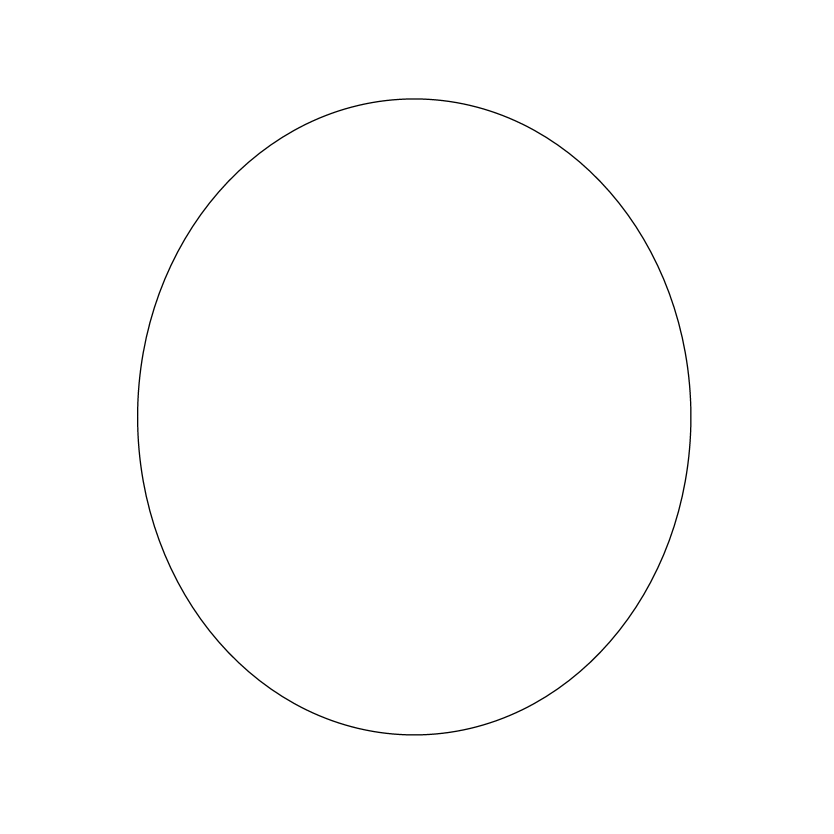
#> input picture controllers/marathon_new/images/map.png, 5000 x 5000 px (shown at 1/6 size)
$ python marafon_found_blobs.py
#> lines starting #> are read from the running program, lines starting #| are printed output that depends on the picture; after the words box and inside, x2 and y2 are one past the last pixel; in counts of white or black regions, pixels touching at a corner belong together; long printed decimals are rounded
import cv2
import numpy as np


class RectangleAnalyzer:
    def __init__(self, image_path, width, height, robot_coords, draw=False):
#> called with image_path = 'images/map.png', width = 100, height = 200, draw = True
        self.width = width
        self.height = height
        self.robot_coords = robot_coords  # [B_x, B_y, angle_degrees]
        self.angle_radians = np.deg2rad(robot_coords[2])
        self.image = cv2.imread(image_path, cv2.IMREAD_GRAYSCALE)
#> self.image: shape (5000, 5000); 99.6% white; 1 black region, box (x1, y1, x2, y2) and area: (822, 590, 4149, 4413) 89838
        self.draw = draw

    def rotate_point(self, px, py, ox, oy, angle):
        cos_angle = np.cos(angle)
        sin_angle = np.sin(angle)
        qx = ox + cos_angle * (px - ox) - sin_angle * (py - oy)
        qy = oy + sin_angle * (px - ox) + cos_angle * (py - oy)
        return qx, qy

    def get_rectangle_points(self, B):
        half_width = self.width / 2
        corners = [
            (-half_width, 0),  # середина левой стороны
            (half_width, 0),  # середина правой стороны
            (half_width, self.height),
            (-half_width, self.height)
        ]
        rotated_corners = [self.rotate_point(x, y, 0, 0, self.angle_radians) for x, y in corners]
        translated_corners = [(x + B[0], y + B[1]) for x, y in rotated_corners]
        return translated_corners

    def get_black_pixel_mean(self, corners):
        mask = np.zeros(self.image.shape, dtype=np.uint8)
        cv2.fillPoly(mask, [np.array(corners, dtype=np.int32)], 255)
        black_pixels = np.where((self.image == 0) & (mask == 255))
        if len(black_pixels[0]) > 0:
            mean_y = np.mean(black_pixels[0])
            mean_x = np.mean(black_pixels[1])
            return mean_x, mean_y
        else:
            return None

    def get_next_B(self, prev_corners):
        return (int((prev_corners[2][0] + prev_corners[3][0]) / 2), int((prev_corners[2][1] + prev_corners[3][1]) / 2))

    def analyze(self):
        mean_coordinates_list = []
        if self.draw:
            image_color = cv2.cvtColor(self.image, cv2.COLOR_GRAY2BGR)
#> image_color is the input picture: shape (5000, 5000, 3); 99.6% white; 1 black region, box (x1, y1, x2, y2) and area: (822, 590, 4149, 4413) 89838
            colors = [(255, 0, 0), (0, 255, 0), (0, 0, 255)]

        B = (self.robot_coords[0], self.robot_coords[1])
        for i in range(3):
            rectangle_corners = self.get_rectangle_points(B)
            mean_coordinates = self.get_black_pixel_mean(rectangle_corners)
            mean_coordinates_list.append(mean_coordinates)

            if self.draw:
                rectangle_corners_int = [(int(x), int(y)) for x, y in rectangle_corners]
                cv2.polylines(image_color, [np.array(rectangle_corners_int)], isClosed=True, color=colors[i],
                              thickness=20)
                cv2.circle(image_color, B, 20, (0, 0, 255), thickness=-1)

            B = self.get_next_B(rectangle_corners)
#> this loop made 3 passes
#> (black_pixels in get_black_pixel_mean, mean_y in get_black_pixel_mean, mean_x in get_black_pixel_mean, mean_coordinates, rectangle_corners_int, B) on pass 1: (856 positions, rows 1498 to 1597, columns 1021 to 1074, 1547.6, 1047.5, (1047.5, 1547.6), [(964, 1535), (1035, 1464), (1176, 1606), (1106, 1676)], (1141, 1641))
#> (black_pixels in get_black_pixel_mean, rectangle_corners_int, B) on passes 2 to 3: ((empty array, empty array), [(1105, 1676), (1176, 1605), (1317, 1747), (1247, 1817)], (1282, 1782)), ((empty array, empty array), [(1246, 1817), (1317, 1746), (1458, 1888), (1388, 1958)], (1423, 1923))
#> after the loop, mean_coordinates_list = 3 items

        if self.draw:
            # Отображение координат в правом верхнем углу
            if mean_coordinates_list[0] is not None:
                text = f"Mean X: {mean_coordinates_list[0][0]:.2f}, Mean Y: {mean_coordinates_list[0][1]:.2f}"
#> text = 'Mean X: 1047.47, Mean Y: 1547.62'
                cv2.putText(image_color, text, (10, 40), cv2.FONT_HERSHEY_SIMPLEX, 1, (255, 255, 255), 2, cv2.LINE_AA)

            resized_image = cv2.resize(image_color, (500, 500))
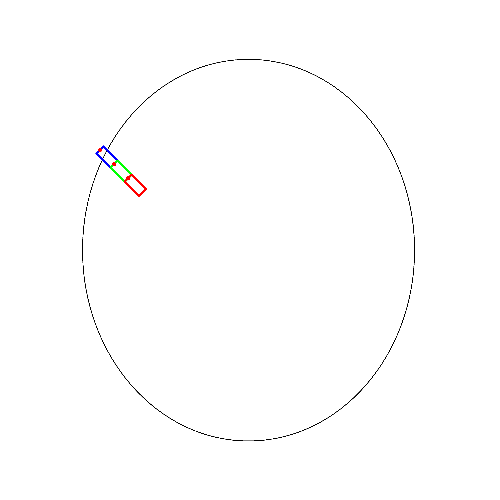
#> resized_image: shape (500, 500, 3); mean B, G, R 253.8, 253.8, 253.9
            cv2.imshow("Image with Rectangles and Point B", resized_image)
            cv2.waitKey(0)
            cv2.destroyAllWindows()

        return mean_coordinates_list


image_path = 'images/map.png'
robot_coords = [1000, 1500, -45]  # Начальная позиция и угол
analyzer = RectangleAnalyzer(image_path=image_path, width=100, height=200, robot_coords=robot_coords, draw=True)
mean_coordinates_list = analyzer.analyze()
#> mean_coordinates_list = 3 items
print("Res:", mean_coordinates_list)
#| Res: [(1047.472, 1547.618), None, None]

$ run again, with controllers/marathon_new/images/letter_F_circle.png copied over controllers/marathon_new/images/map.png
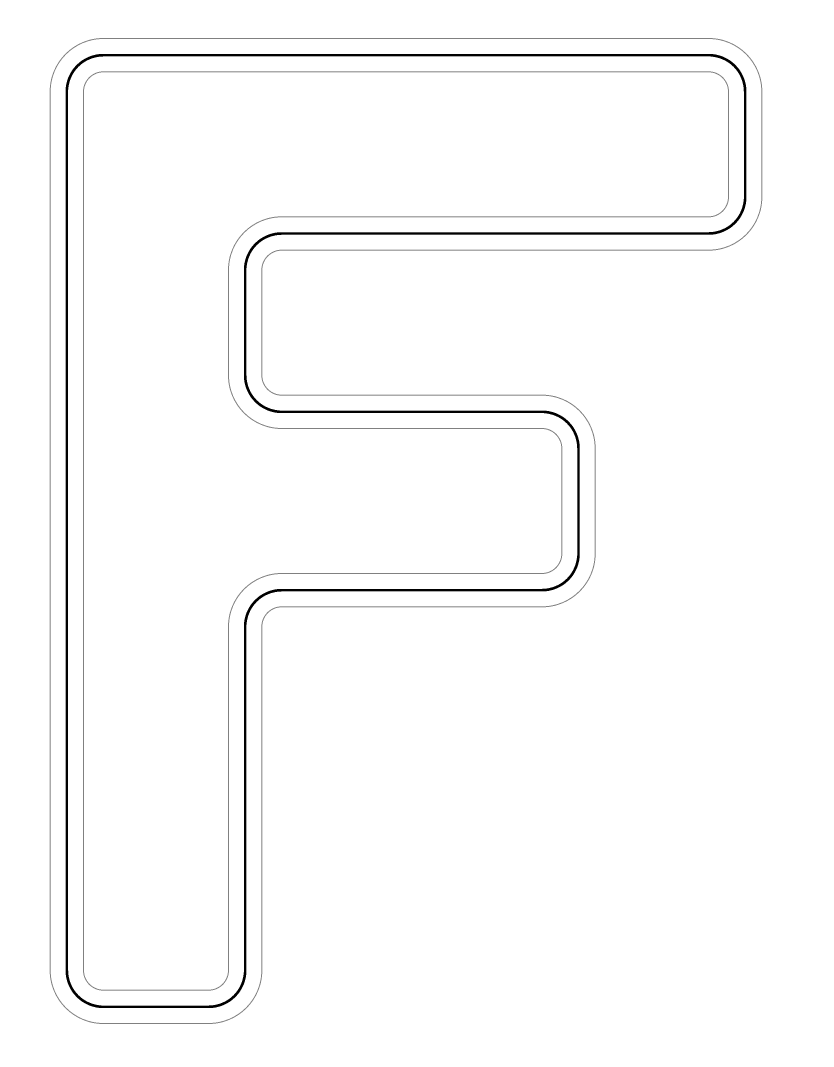
#> input picture controllers/marathon_new/images/letter_F_circle.png, 2500 x 3200 px (shown at 1/3 size)
#> in __init__, self.image is the input picture: shape (3200, 2500); min 0, max 255, mean 251.3
#> the loop in analyze, `for i in range(3):` made 3 passes
#> (black_pixels in get_black_pixel_mean, mean_y in get_black_pixel_mean, mean_x in get_black_pixel_mean, mean_coordinates, rectangle_corners_int, B) on passes 2 to 3: (665 positions, rows 1767 to 1773, columns 1197 to 1297, 1769.9, 1247, (1247, 1769.9), [(1105, 1676), (1176, 1605), (1317, 1747), (1247, 1817)], (1282, 1782)), (343 positions, rows 1767 to 1773, columns 1290 to 1344, 1770.2, 1317, (1317, 1770.2), [(1246, 1817), (1317, 1746), (1458, 1888), (1388, 1958)], (1423, 1923))
#> after the loop in analyze, `for i in range(3):`: mean_coordinates_list = 3 items
#> in analyze, `resized_image = cv2.resize(image_color, (500, 500))`:
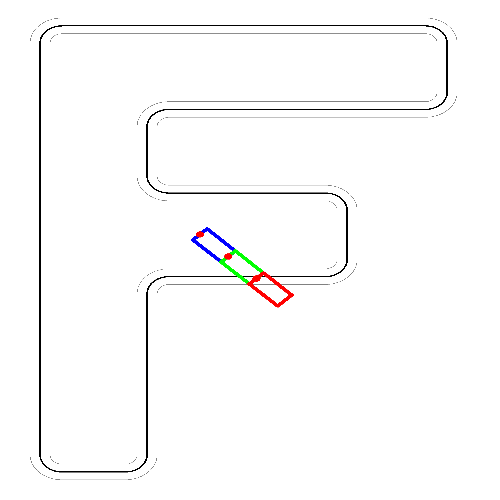
#> resized_image: shape (500, 500, 3); mean B, G, R 250.6, 250.6, 250.8
#| Res: [None, (1247.0, 1769.916), (1317.0, 1770.163)]
